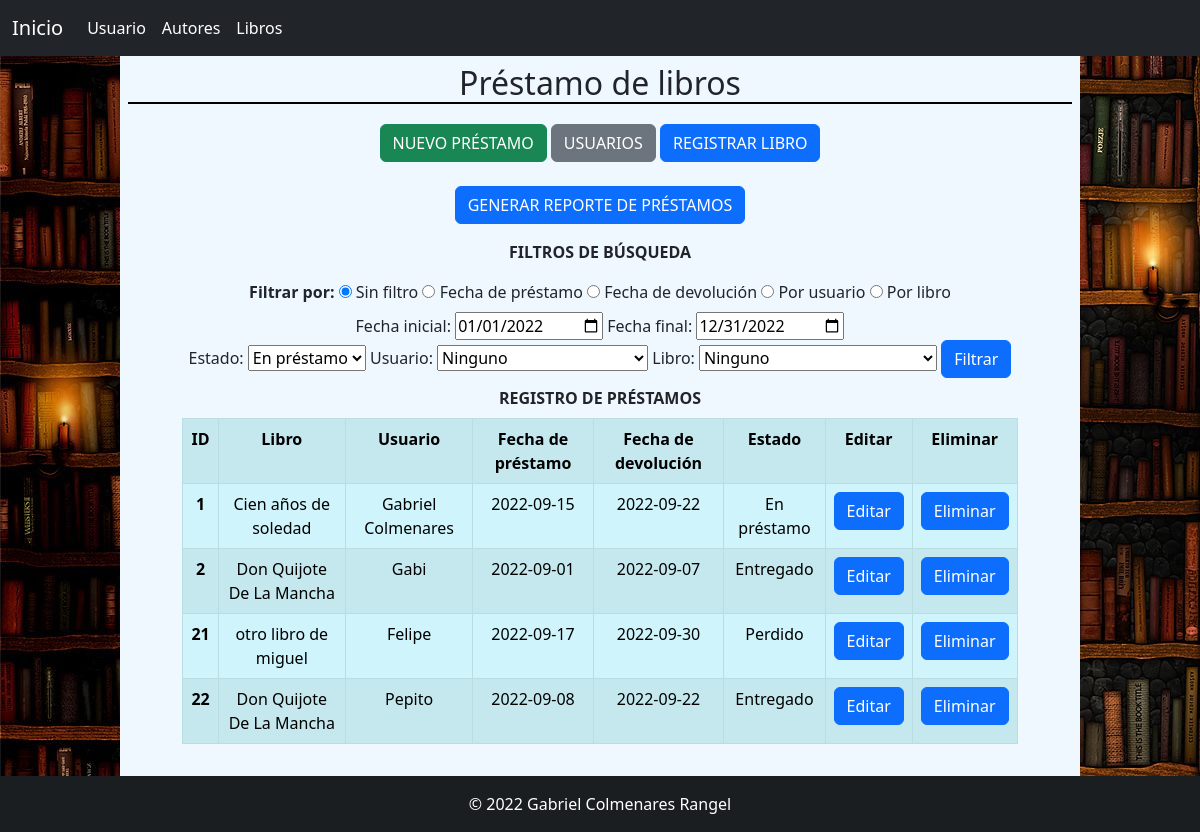
The page / on the database its author committed.
### tables this page shows
CREATE TABLE `prestamos` (
  `idprestamos` int(11) NOT NULL,
  `libros_idlibros` int(11) NOT NULL,
  `usuarios_idusuarios` int(11) NOT NULL,
  `fechaPrestamo` date DEFAULT NULL,
  `fechaRegreso` date DEFAULT NULL,
  `estado` varchar(45) DEFAULT NULL
);

CREATE TABLE `libros` (
  `idlibros` int(11) NOT NULL,
  `autores_idautores` int(11) NOT NULL,
  `nombre` varchar(60) NOT NULL,
  `estado` varchar(45) DEFAULT NULL,
  `editorial` varchar(45) DEFAULT NULL,
  `tipo` varchar(45) DEFAULT NULL,
  `fechaImpresion` date DEFAULT NULL,
  `fechaAdquisicion` date DEFAULT NULL
);

CREATE TABLE `usuarios` (
  `idusuarios` int(11) NOT NULL,
  `nombre` varchar(45) DEFAULT NULL,
  `curp` varchar(18) DEFAULT NULL,
  `tipoUsuario` varchar(45) DEFAULT NULL
);

### index.php (the view, shortened to what this page needs)
<!DOCTYPE html>
<html lang="es">
<head>
    <link href="https://cdn.jsdelivr.net/npm/bootstrap@5.2.1/dist/css/bootstrap.min.css" rel="stylesheet">
    <link rel="stylesheet" href="estilo.css">
</head>
<body>
    <nav class="navbar navbar-expand-lg navbar-dark bg-dark" >
        <div class="container-fluid">
            <a class="navbar-brand" href="index.php">Inicio</a>
            <div class="collapse navbar-collapse" id="navbarNav">
                <ul class="navbar-nav">
                    <li class="nav-item">
                        <a class="nav-link active" aria-current="page" href="registrarUsuario.php">Usuario</a>
                    </li>
                    <li class="nav-item">
                        <a class="nav-link active" href="registrarAutor.php">Autores</a>
                    </li>
                    <li class="nav-item">
                        <a class="nav-link active" href="registrarLibro.php">Libros</a>
                    </li>
                </ul>
            </div>
        </div>
    </nav>
    <?php
        $conexion = new mysqli("localhost","root","","prestamoLibros");
    ?>
    <section class="contenido">
        <div class="container-md p-2 text-center d-grid gap-2 d-md-block">
            <h2>Préstamo de libros</h2>
            <button class="btn btn-success" onclick="location.href='registrarPrestamo.php'">NUEVO PRÉSTAMO</button>
            <button class="btn btn-secondary" onclick="location.href='registrarUsuario.php'">USUARIOS</button>
            <button class="btn btn-primary" onclick="location.href='registrarLibro.php'">REGISTRAR LIBRO</button><br><br>
            <button class="btn btn-primary" onclick="location.href='generarReporte.php'">GENERAR REPORTE DE PRÉSTAMOS</button>
        </div>
        <div class="container-md p-2 text-center d-grid gap-2 d-md-block">
            <caption><b>FILTROS DE BÚSQUEDA</b></caption>
            <div class="container-md p-2 text-center d-grid gap-2 d-md-block">
                <div class="container-md p-2 text-center d-grid gap-2 d-md-block">
                    <b>Filtrar por: </b>
                    <input type="radio" name="fecha" id="fecha1" value="sinFiltro" checked>
                    <label for="fecha1" class="form-check-label">Sin filtro</label>
                    <input type="radio" name="fecha" id="fecha2" value="fechaPrestamo">
                    <label for="fecha2" class="form-check-label">Fecha de préstamo</label>
                    <input type="radio" name="fecha" id="fecha3" value="fechaDevolucion">
                    <label for="fecha3" class="form-check-label">Fecha de devolución</label>
                    <input type="radio" name="fecha" id="porUsuario" value="porUsuario">
                    <label for="porUsuario" class="form-check-label">Por usuario</label>
                    <input type="radio" name="fecha" id="porLibro" value="porLibro">
                    <label for="porLibro" class="form-check-label">Por libro</label><br>
                </div>
                <label for="fechaInicial" class="form-check-label">Fecha inicial: </label>
                <input type="date" name="fechaInicial" id="fechaInicial" value="2022-01-01">
                <label for="fechaFinal" class="form-check-label">Fecha final: </label>
                <input type="date" name="fechaFinal" id="fechaFinal" value="2022-12-31">
                <br><label for="estado" class="form-check-label">Estado: </label>
                <select name="estado" id="estado">
                    <option value="En Prestamo">En préstamo</option>
                </select>
                <label for="CBUsuario" class="form-check-label">Usuario: </label>
                <select name="CBUsuario" id="CBUsuario">
                    <option value="Ninguno">Ninguno</option>
                </select>
                <label for="CBUsuario" class="form-check-label">Libro: </label>
                <select name="CBLibro" id="CBLibro">
                    <option value="Ninguno">Ninguno</option>
                </select>
                <input type="button" id="bFiltrar" value="Filtrar" onclick="peticionGet()" class="btn btn-primary">
            </div>
            <caption><b>REGISTRO DE PRÉSTAMOS</b></caption>
            <div id="divContenedor" class="container-md p-2 text-center d-grid gap-2 d-md-block">
                <table class="table table-info table-striped table-hover table-bordered">
                    <tr>
                        <th scope="col">ID</th>
                        <th scope="col">Libro</th>
                        <th scope="col">Usuario</th>
                        <th scope="col">Fecha de préstamo</th>
                        <th scope="col">Fecha de devolución</th>
                        <th scope="col">Estado</th>
                        <th scope="col">Editar</th>
                        <th scope="col">Eliminar</th>
                    </tr>
                        <?php
                        $sql_prestamos = "SELECT * FROM prestamos";
                        $query_prestamos = mysqli_query($conexion, $sql_prestamos);
                        while($row = mysqli_fetch_array($query_prestamos)){
                            $libro = mysqli_fetch_array(mysqli_query($conexion, "SELECT nombre FROM libros WHERE idlibros=".$row["libros_idlibros"].""));
                            $usuario = mysqli_fetch_array(mysqli_query($conexion, "SELECT nombre FROM usuarios WHERE idusuarios=".$row["usuarios_idusuarios"].""));
                            ?>
                        <tr>
                            <th scope="row"><?php echo $row['idprestamos']?></th>
                            <td><?php echo $libro['nombre']?></td>
                            <td><?php echo $usuario['nombre']?></td>
                            <td><?php echo $row['fechaPrestamo']?></td>
                            <td><?php echo $row['fechaRegreso']?></td>
                            <td><?php echo $row['estado']?></td>
                            <td><a href="editarPrestamo.php?id=<?php echo $row['idprestamos']?>" class="btn btn-primary">Editar</a></td>
                            <td><a href="elimPres.php?id=<?php echo $row['idprestamos']?>" class="btn btn-primary">Eliminar</a></td>
                        </tr>
                    <?php
                        }
                    ?>
                </table>
            </div>
        </div>
    </section>
    <footer class="bg-dark text-center text-white">
    <div class="text-center p-3" style="background-color: rgba(0, 0, 0, 0.2);">
        © 2022 Gabriel Colmenares Rangel
    </div>
    </footer>
</body>
</html>

### estilo.css (style rules this page uses)
body { background-image: url("img/fondo.jpg"); }
h2 { border-bottom: solid black 2px; margin: 0 0 20px 0; }
table { max-width: 90%; margin: auto; }
.contenido { background-color: aliceblue; width: 80%; margin: 0 10%; min-height: 90vh; }

### rows shown on the page
prestamos: idprestamos "1", libros.nombre "Cien años de soledad", usuarios_idusuarios.nombre "Gabriel Colmenares", fechaPrestamo "2022-09-15", fechaRegreso "2022-09-22", estado "En préstamo"
prestamos: idprestamos "2", libros.nombre "Don Quijote De La Mancha", usuarios_idusuarios.nombre "Gabi", fechaPrestamo "2022-09-01", fechaRegreso "2022-09-07", estado "Entregado"
prestamos: idprestamos "21", libros.nombre "otro libro de miguel", usuarios_idusuarios.nombre "Felipe", fechaPrestamo "2022-09-17", fechaRegreso "2022-09-30", estado "Perdido"
prestamos: idprestamos "22", libros.nombre "Don Quijote De La Mancha", usuarios_idusuarios.nombre "Pepito", fechaPrestamo "2022-09-08", fechaRegreso "2022-09-22", estado "Entregado"
